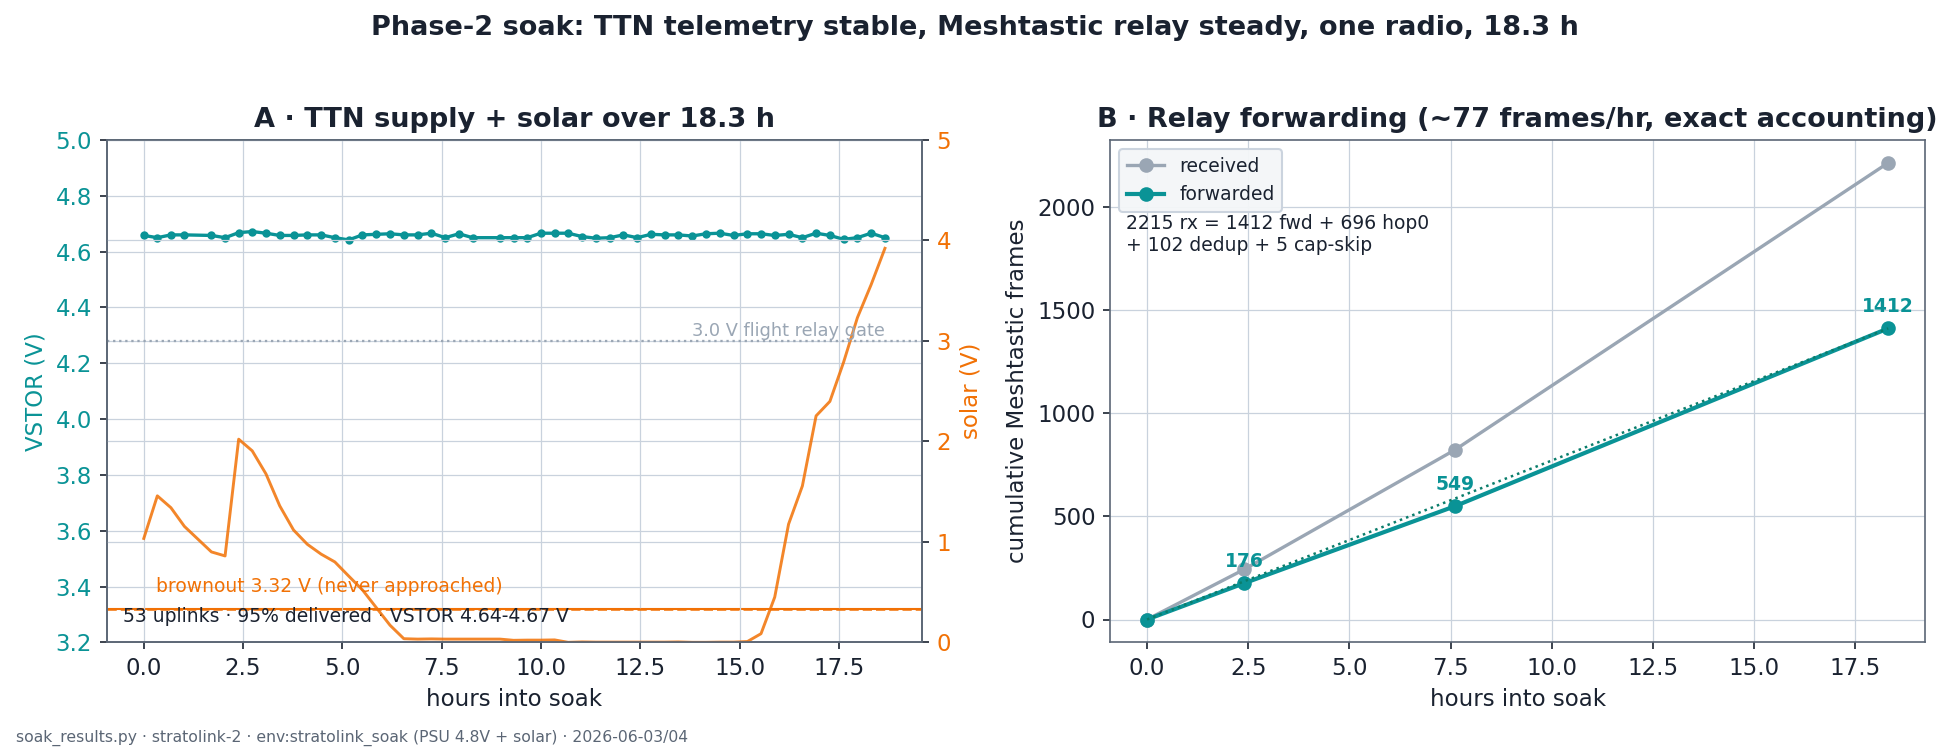

Recreate this plot in Python.
#!/usr/bin/env python3
"""18.3 h phase-2 soak results: TTN supply/solar stability (left) and the Meshtastic
relay's cumulative forwarding (right). Substantiates the headline result of
PHASE2_FINAL_REPORT.md. Clean light style (matches the power-model figures).

Data: /tmp/soak.json (Supabase TTN rows) + relay s_relay snapshots (J-Link, this run).
"""
from __future__ import annotations
import sys, json, pathlib, datetime
import numpy as np
import matplotlib; matplotlib.use("Agg")
import matplotlib.pyplot as plt

HERE = pathlib.Path(__file__).resolve().parent
sys.path.insert(0, str(HERE.parents[1] / "antenna"))
import _style as S; S.use_light()

rows = json.load(open("/tmp/soak.json"))
ts = [datetime.datetime.fromisoformat(r["time"]) for r in rows]
t0 = ts[0]
h = np.array([(t - t0).total_seconds() / 3600 for t in ts])
vstor = np.array([r["battery_voltage"] for r in rows])
solar = np.array([r["solar_voltage"] for r in rows])

# relay s_relay snapshots taken during the run (elapsed h, forwarded, received)
snap_h   = np.array([0.0, 2.4, 7.6, 18.31])
snap_fwd = np.array([0,   176, 549, 1412])
snap_rx  = np.array([0,   243, 822, 2215])

fig, (axA, axB) = plt.subplots(1, 2, figsize=(13, 5))

# ---- A: TTN supply + solar over the soak ----
axA.plot(h, vstor, "-o", color=S.TEAL7, ms=3, lw=1.6, label="VSTOR (supply)")
axA.set_ylim(3.2, 5.0); axA.set_ylabel("VSTOR (V)", color=S.TEAL7)
axA.axhline(3.32, color=S.WARM, ls="--", lw=1.2)
axA.text(0.3, 3.38, "brownout 3.32 V (never approached)", color=S.WARM, fontsize=9)
axA.set_xlabel("hours into soak"); axA.set_title("A · TTN supply + solar over 18.3 h")
axA.tick_params(axis="y", labelcolor=S.TEAL7)
axS = axA.twinx()
axS.plot(h, solar, "-", color=S.WARM, lw=1.4, alpha=0.85, label="solar")
axS.axhline(3.0, color=S.DIM, ls=":", lw=1.1)
axS.text(h[-1], 3.05, "3.0 V flight relay gate", color=S.DIM, fontsize=8.5, ha="right")
axS.set_ylim(0, 5.0); axS.set_ylabel("solar (V)", color=S.WARM)
axS.tick_params(axis="y", labelcolor=S.WARM)
axA.text(0.02, 0.04, f"{len(rows)} uplinks · 95% delivered · VSTOR {vstor.min():.2f}-{vstor.max():.2f} V",
         transform=axA.transAxes, fontsize=9, color=S.TEXT)

# ---- B: relay cumulative forwarding ----
axB.plot(snap_h, snap_rx, "-o", color=S.DIM, ms=6, lw=1.6, label="received")
axB.plot(snap_h, snap_fwd, "-o", color=S.TEAL7, ms=6, lw=2.0, label="forwarded")
for x, y in zip(snap_h[1:], snap_fwd[1:]):
    axB.annotate(f"{y}", (x, y), textcoords="offset points", xytext=(0, 8), ha="center",
                 fontsize=9, color=S.TEAL7, fontweight="bold")
rate = snap_fwd[-1] / snap_h[-1]
axB.plot([0, 18.31], [0, rate * 18.31], ls=":", color=S.MINT, lw=1.2)
axB.set_xlabel("hours into soak"); axB.set_ylabel("cumulative Meshtastic frames")
axB.set_title(f"B · Relay forwarding (~{rate:.0f} frames/hr, exact accounting)")
axB.legend(loc="upper left", fontsize=9)
axB.text(0.02, 0.78, "2215 rx = 1412 fwd + 696 hop0\n+ 102 dedup + 5 cap-skip",
         transform=axB.transAxes, fontsize=9, color=S.TEXT)

fig.suptitle("Phase-2 soak: TTN telemetry stable, Meshtastic relay steady, one radio, 18.3 h",
             fontsize=13, fontweight="bold")
S.footer(fig, "soak_results.py · stratolink-2 · env:stratolink_soak (PSU 4.8V + solar) · 2026-06-03/04", light=True)
fig.tight_layout(rect=(0, 0.02, 1, 0.96))
fig.savefig(HERE / "soak_results.png", dpi=150)
print("wrote", HERE / "soak_results.png")
